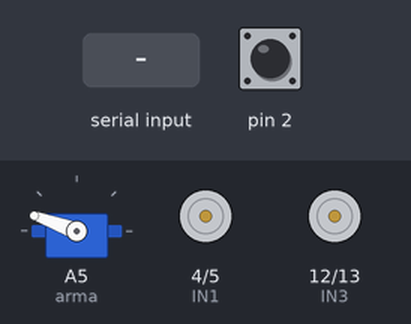
Bench run of a sketch on a simulated Arduino Uno, built with avr-gcc and run on an emulated ATmega328P. On the bench: servo, motor-driver pin pairs drawn as motors (green arrow = first pin HIGH = forward, orange = second pin HIGH = backward, longer = more drive, scaled by the enable pin). The inputs (shaded band) are chosen by the test bench; at power-on: pin 2 HIGH.

Above: at 1.2 s.
1.3 s: pin 2 pulled LOW for 0.15 s
At 1.37 s:
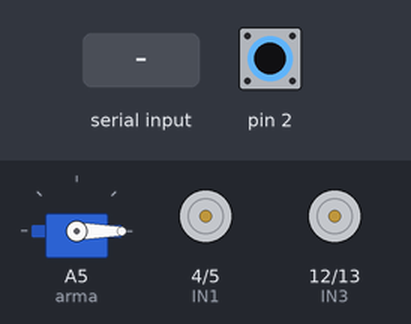
2.9 s: "F" received over the second serial link
At 3.5 s:
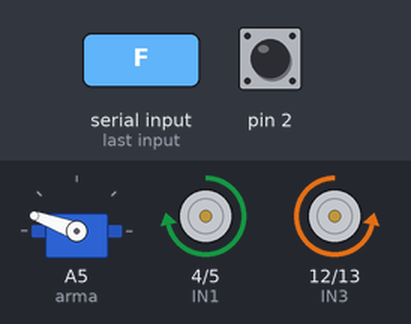
4.4 s: "B" received over the second serial link
At 5.6 s:
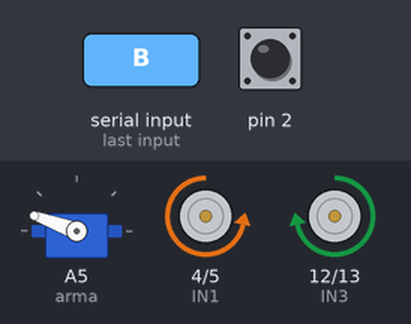
5.9 s: pin 2 pulled LOW for 1 s
At 6.7 s:
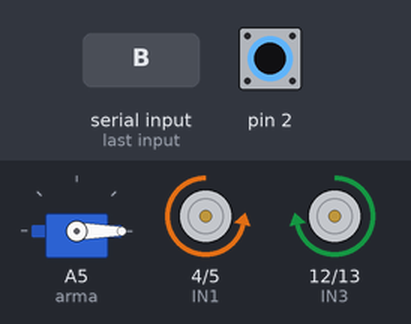
8.4 s: "L" received over the second serial link
At 8.9 s:
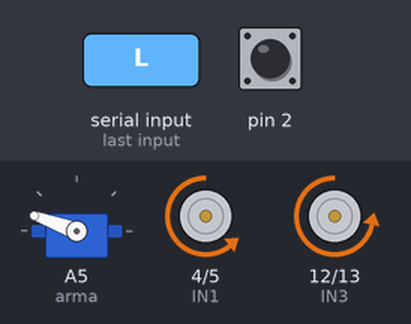
9.9 s: "R" received over the second serial link
At 11.2 s:
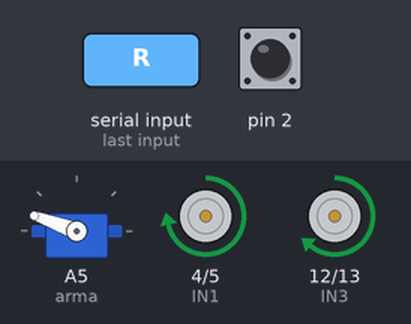
Timing chart, 0 to 12.4 s (numbered marks = the images above; inputs shaded):
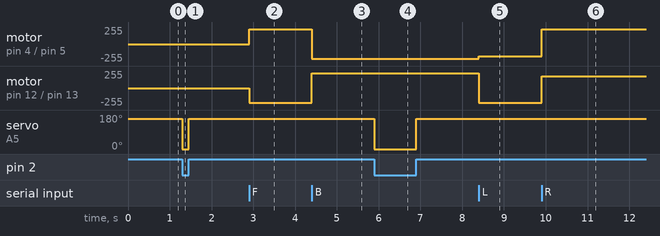

The sketch:

AtomV1.ino
```cpp
#include<Servo.h>
Servo arma;

#include <SoftwareSerial.h>
SoftwareSerial bluetooth(A1, A0);

char comando = 0;

void setup() {
  bluetooth.begin(9600);
  arma.attach(A5);

  pinMode(2, INPUT_PULLUP);

  pinMode(3, OUTPUT);//ENA
  pinMode(4, OUTPUT);//IN1
  pinMode(5, OUTPUT);//IN2

  pinMode(11, OUTPUT);//ENB
  pinMode(12, OUTPUT);//IN3
  pinMode(13, OUTPUT);//IN4

  arma.write(0);
  parado();
}

void loop() {
  if (digitalRead(2) == 1) {
    arma.write(160);
  }
  if (digitalRead(2) == 0) {
    arma.write(0);
  }
  while (bluetooth.available()) {
    comando = bluetooth.read();

    if (comando == 'F') {
      frente();
    }
    else if (comando == 'B') {   // MOVIMENTO PARA TRAS
      tras();
    }
    else if (comando == 'L') {   // MOVIMENTO PARA ESQUERDA
      esquerda();
    }
    else if (comando == 'R') {   // MOVIMENTO PARA DIREITA
      direita();
    }
    else if (comando == 'I') { //DIREITA E FRENTE
      direitaF();
    }
    else if (comando == 'G') { //ESQUERDA E FRENTE
      esquerdaF();
    }
    else if (comando == 'H') { //ESQUERDA E TRAS
      esquerdaT();
    }
    else if (comando == 'J') { //DIREITA E TRAS
      direitaT();
    } else { // ALGUMA COISA NÃO ESPERADA
      parado();
    }
  }
}


void frente() {
  analogWrite(11, 220);
  digitalWrite(12, LOW);
  digitalWrite(13, HIGH);

  analogWrite(3, 220);
  digitalWrite(4, HIGH);
  digitalWrite(5, LOW);
}

void tras() {
  analogWrite(11, 220);
  digitalWrite(12, HIGH);
  digitalWrite(13, LOW);

  analogWrite(3, 220);
  digitalWrite(4, LOW);
  digitalWrite(5, HIGH);
}

void direita() {
  analogWrite(11, 180);
  digitalWrite(12, HIGH);
  digitalWrite(13, LOW);

  analogWrite(3, 220);
  digitalWrite(4, HIGH);
  digitalWrite(5, LOW);
}

void esquerda() {
  analogWrite(11, 220);
  digitalWrite(12, LOW);
  digitalWrite(13, HIGH);

  analogWrite(3, 180);
  digitalWrite(4, LOW);
  digitalWrite(5, HIGH);
}

void direitaF() {
  analogWrite(11, 90);
  digitalWrite(12, LOW);
  digitalWrite(13, HIGH);

  analogWrite(3, 220);
  digitalWrite(4, HIGH);
  digitalWrite(5, LOW);
}

void esquerdaF() {
  analogWrite(11, 220);
  digitalWrite(12, LOW);
  digitalWrite(13, HIGH);

  analogWrite(3, 90);
  digitalWrite(4, HIGH);
  digitalWrite(5, LOW);

}

void direitaT() {
  analogWrite(11, 90);
  digitalWrite(12, HIGH);
  digitalWrite(13, LOW);

  analogWrite(3, 220);
  digitalWrite(4, LOW);
  digitalWrite(5, HIGH);
}

void esquerdaT() {
  analogWrite(11, 220);
  digitalWrite(12, HIGH);
  digitalWrite(13, LOW);

  analogWrite(3, 90);
  digitalWrite(4, LOW);
  digitalWrite(5, HIGH);

}

void parado() {
  analogWrite(11, 0);
  digitalWrite(12, LOW);
  digitalWrite(13, LOW);

  analogWrite(3, 0);
  digitalWrite(4, LOW);
  digitalWrite(5, LOW);
}
```

Measured:
- after the input at 1.3 s, servo on A5 (arma): 160° → 0° at once, → 160° 0.15 s later
- after the input at 2.9 s, motor on pin 4 (IN1) / pin 5 (IN2): stopped → forward 220/255 at once; motor on pin 12 (IN3) / pin 13 (IN4): stopped → backward 220/255 at once
- after the input at 4.4 s, motor on pin 4 (IN1) / pin 5 (IN2): forward 220/255 → backward 220/255 at once; motor on pin 12 (IN3) / pin 13 (IN4): backward 220/255 → forward 220/255 at once
- after the input at 5.9 s, servo on A5 (arma): 160° → 0° at once, → 160° 1.0 s later
- after the input at 8.4 s, motor on pin 4 (IN1) / pin 5 (IN2): backward 220/255 → backward 180/255 at once; motor on pin 12 (IN3) / pin 13 (IN4): forward 220/255 → backward 220/255 at once
- after the input at 9.9 s, motor on pin 4 (IN1) / pin 5 (IN2): backward 180/255 → forward 220/255 at once; motor on pin 12 (IN3) / pin 13 (IN4): backward 220/255 → forward 180/255 at once
